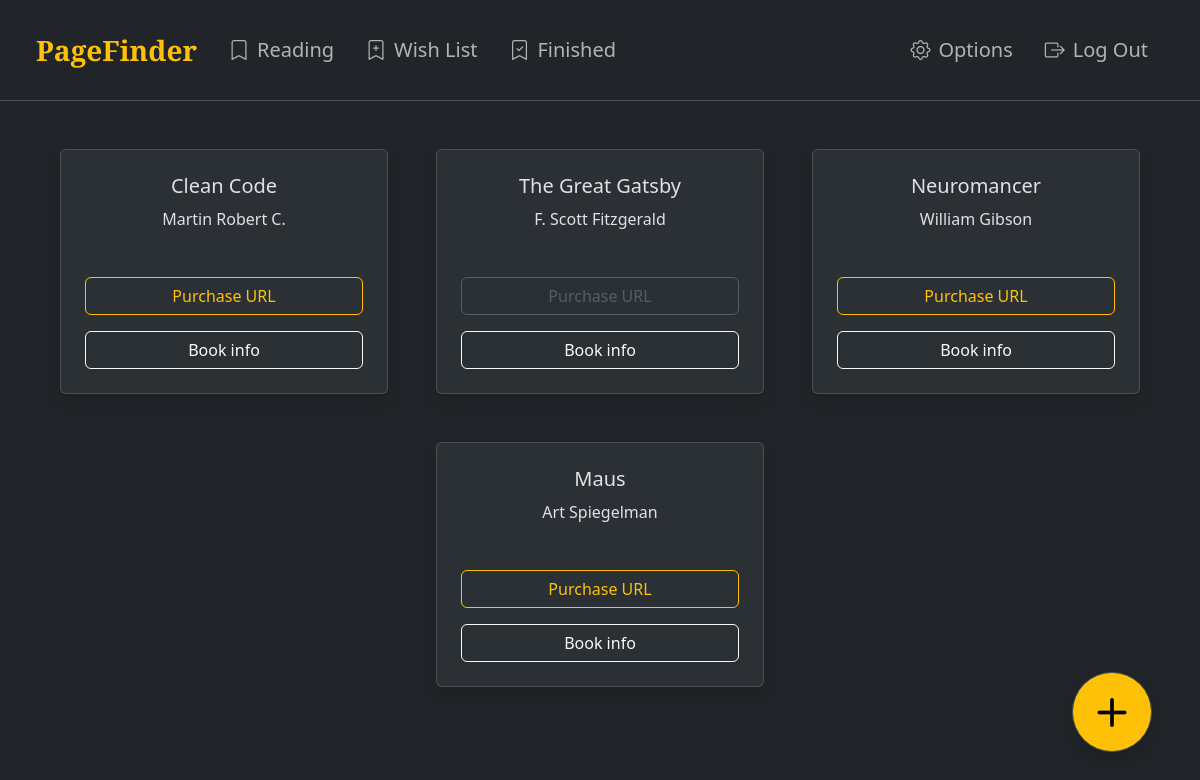
The app's page /wish_list (signed in) with its own data.
### tables this page shows
CREATE TABLE wish_lists (
    wish_list_id INTEGER PRIMARY KEY AUTOINCREMENT,
    user_id INTEGER NOT NULL,
    authorship_id INTEGER NOT NULL,
    purchase_url TEXT,
    FOREIGN KEY (user_id) REFERENCES users(id),
    FOREIGN KEY (authorship_id) REFERENCES authorships(authorship_id)
);

CREATE TABLE books (
    book_id INTEGER PRIMARY KEY AUTOINCREMENT,
    title TEXT NOT NULL,
    year NUMERIC
);

CREATE TABLE authors (
    author_id INTEGER PRIMARY KEY AUTOINCREMENT,
    name TEXT NOT NULL,
    birth NUMERIC
);

### app.py (the view)
@app.route("/wish_list")
@login_required
def wish_list():
    query = '''
    SELECT
        books.title,
        authors.name AS author,
        authorships.authorship_id,
        wish_lists.purchase_url
    FROM
        books
    INNER JOIN
        authorships ON books.book_id = authorships.book_id
    INNER JOIN
        wish_lists ON wish_lists.authorship_id = authorships.authorship_id
    INNER JOIN
        authors ON authorships.author_id = authors.author_id
    WHERE authorships.authorship_id IN (
        SELECT authorship_id FROM wish_lists WHERE user_id = ?
    )
    AND wish_lists.user_id = ?
    '''
    user_wish_list = db.execute(query, session["user_id"], session["user_id"])
    user_wish_list.reverse()
    return render_template("wish_list.html", user_wish_list=user_wish_list)

### app.py (called while the page is built)
@app.after_request
def after_request(response):
    response.headers["Cache-Control"] = "no-cache, no-store, must-revalidate"
    response.headers["Expires"] = 0
    response.headers["Pragma"] = "no-cache"
    return response

### templates/wish_list.html (shortened to what this page needs)
{% extends "layout.html" %}
{% block main %}
    {% if user_wish_list %}
        <div class="container">
            <div class="row row-cols-1 row-cols-md-2 row-cols-lg-3 row-cols-xxl-4 g-5 justify-content-center">
                {% for book in user_wish_list %}
                    <div class="col">
                        <div class="card text-center bg-body-tertiary shadow">
                            <div class="card-body p-4">
                                <h5 class="card-title mb-3">{{ book.title }}</h5>
                                <h6 class="card-subtitle mb-5">{{ book.author }}</h5>
                                <div class="d-flex flex-column">
                                    {% if book.purchase_url %}
                                        <a href="{{ book.purchase_url }}" target="_blank" class="btn btn-outline-warning mb-3">Purchase URL</a>
                                    {% else %}
                                        <button type="button" class="btn btn-outline-secondary mb-3" disabled>Purchase URL</button>
                                    {% endif %}
                                    <form action="/book_info" method="post">
                                        <button type="submit" name="book_info" value="{{ book.authorship_id }}" class="btn btn-outline-light w-100">Book info</button>
                                    </form>
                                </div>
                            </div>
                        </div>
                    </div>
                {% endfor %}
            </div>
        </div>
    {% else %}
        <div class="alert alert-dark d-flex align-items-center fs-5 m-auto" role="alert">
            <i class="bi bi-emoji-frown me-3"></i>
            Your Wish List is empty for now. Try adding books by clicking the + button.
        </div>
    {% endif %}
    <a href="/add_book" class="border position-fixed bottom-0 end-0 btn btn-warning rounded-circle m-3 m-sm-4 m-xl-5 shadow" style="height: 80px; width: 80px; font-size: 29px; padding-top: 17px;">
        <i class="bi bi-plus-lg"></i>
    </a>
{% endblock %}

### records on screen
wish_lists: title "Clean Code", author "Martin Robert C.", {{ book.authorship_id }} 48 (drawn)
wish_lists: title "The Great Gatsby", author "F. Scott Fitzgerald", purchase_url "Purchase URL", {{ book.authorship_id }} 43 (drawn)
wish_lists: title "Neuromancer", author "William Gibson", {{ book.authorship_id }} 24 (drawn)
wish_lists: title "Maus", author "Art Spiegelman", {{ book.authorship_id }} 19 (drawn)
